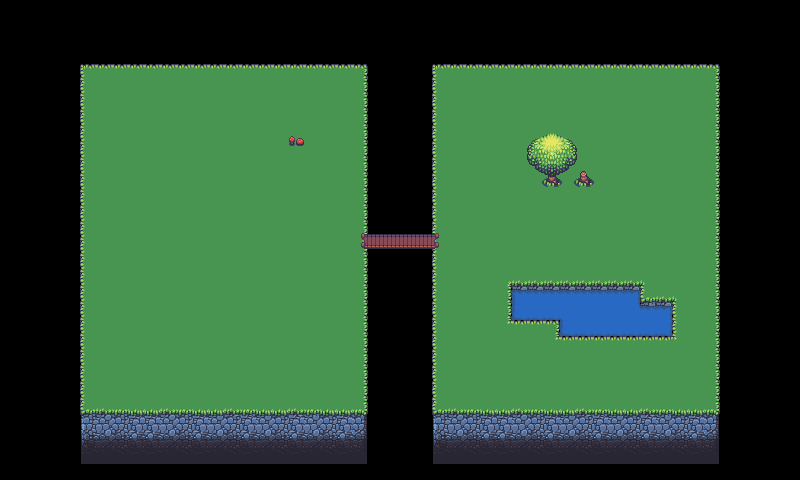

Tiled map render using the project's own tile images. Description and the map definition, with tile-layer contents summarised, below:
An orthogonal 50x30 tile map with 16x16 px tiles, 2 tile layers (Capa de Patrones 1, Capa de patrones 2).

<map version="1.0" orientation="orthogonal" width="50" height="30" tilewidth="16" tileheight="16">
 <tileset firstgid="1" name="tiles_16" tilewidth="16" tileheight="16">
  <image source="tiles_16.png" trans="ff00ff" width="816" height="208" />
 </tileset>
 <layer name="Capa de Patrones 1" width="50" height="30">
  <data>[1500 cells, 900 non-empty, 53 distinct tile ids]</data>
 </layer>
 <layer name="Capa de patrones 2" width="50" height="30">
  <data>[1500 cells, 38 non-empty, 32 distinct tile ids]</data>
 </layer>
</map>